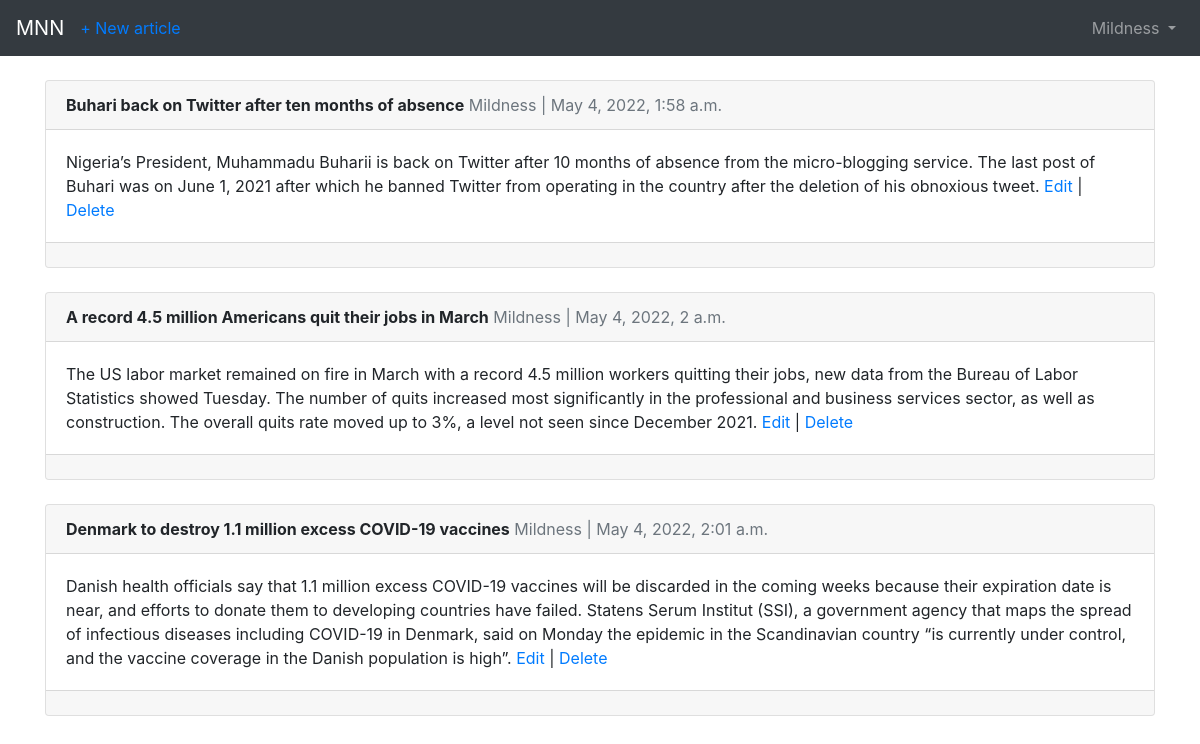
The page /articles/ (signed in) on the database its author committed.
### users/models.py (models this page shows)
class CustomUser(AbstractUser):
    age = models.PositiveIntegerField(null=True, blank=True)

### articles/models.py (models this page shows, shortened)
class Article(models.Model):
    title = models.CharField(max_length=255)
    body = models.TextField()
    date = models.DateTimeField(auto_now_add=True)
    author = models.ForeignKey(
        get_user_model(),
        on_delete=models.CASCADE,
    )

### articles/views.py (the view)
# urls.py: path('', ArticleListView.as_view(), name='article_list')
class ArticleListView(LoginRequiredMixin ,ListView):
    model = Article
    template_name = 'article_list.html'
    login_url = 'login'

### templates/article_list.html (shortened to what this page needs)
{% extends 'base.html' %}
{% block content %}
{% for article in object_list %}
    <div class="card">
        <div class="card-header">
            <span class="font-weight-bold">{{ article.title }}</span>
            <span class="text-muted">{{ article.author }} | {{ article.date }}</span>
        </div>
        <div class="card-body">
            {{ article.body }}
            <a href="{% url 'article_edit' article.pk %}">Edit</a> | <a href="{% url 'article_delete' article.pk %}">Delete</a>
        </div>
        <div class="card-footer">
        </div>
    </div>
    <br />
{% endfor %}
{% endblock content %}

### templates/base.html (shortened to what this page needs)
<!DOCTYPE html>
<html lang="en">
<head>
    <link rel="stylesheet" href="https://cdn.jsdelivr.net/npm/bootstrap@4.1.3/dist/css/bootstrap.min.css">
</head>
<body>
    <nav class="navbar navbar-expand-md navbar-dark bg-dark mb-4">
        <a class="navbar-brand" href="{% url 'home' %}">MNN</a>
        {% if user.is_authenticated %}
            <ul class="navbar-nav mr-auto">
                <li class="nav-item">
                    <a href="{% url 'article_new' %}">+ New article</a>
                </li>
            </ul>
        {% endif %}
        <div class="collapse navbar-collapse" id="navbarCollapse">
        {% if user.is_authenticated %}
            <ul class="navbar-nav ml-auto">
            <li class="nav-item">
            <a class="nav-link dropdown-toggle" href="#" id="userMenu"
            data-toggle="dropdown" aria-haspopup="true"
            aria-expanded="false">
            {{ user.username }}
            </a>
            </li>
            </ul>
        {% else %}
        <form class="form-inline ml-auto">
            <a href="{% url 'login' %}" class="btn btn-outline-secondary">
            Log In</a>
            <a href="{% url 'signup' %}" class="btn btn-primary ml-2">Sign Up</a>
        </form>
        {% endif %}
        </div>
        </nav>
    <div class="container">
        {% block content %}
        {% endblock content %}
    </div>
</body>
</html>

### rows shown on the page
CustomUser: username "Mildness"
Article: title "Buhari back on Twitter after ten months of absence", author "Mildness", date "May 4, 2022, 1:58 a.m.", body "Nigeria’s President, Muhammadu Buharii is back on Twitter after 10 months of absence from the micro-blogging service. The last post of Buhari was on June 1, 2021 after which he banned Twitter from operating in the country after the deletion of his obnoxious tweet."
Article: title "A record 4.5 million Americans quit their jobs in March", author "Mildness", date "May 4, 2022, 2 a.m.", body "The US labor market remained on fire in March with a record 4.5 million workers quitting their jobs, new data from the Bureau of Labor Statistics showed Tuesday. The number of quits increased most significantly in the professional and business services sector, as well as construction. The overall quits rate moved up to 3%, a level not seen since December 2021."
Article: title "Denmark to destroy 1.1 million excess COVID-19 vaccines", author "Mildness", date "May 4, 2022, 2:01 a.m.", body "Danish health officials say that 1.1 million excess COVID-19 vaccines will be discarded in the coming weeks because their expiration date is near, and efforts to donate them to developing countries have failed. Statens Serum Institut (SSI), a government agency that maps the spread of infectious diseases including COVID-19 in Denmark, said on Monday the epidemic in the Scandinavian country “is currently under control, and the vaccine coverage in the Danish population is high”."
